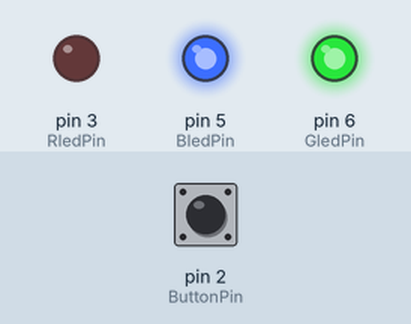
Recording of a sketch running on a simulated Arduino Uno, built with avr-gcc and run on an emulated ATmega328P. Shown: output pins drawn as LEDs (lit = HIGH). The test bench sets the inputs (shaded band); at power-on: pin 2 (ButtonPin) HIGH.

Above: at 1.2 s.
1.3 s: pin 2 (ButtonPin) pulled LOW for 1 s
At 2.87 s:
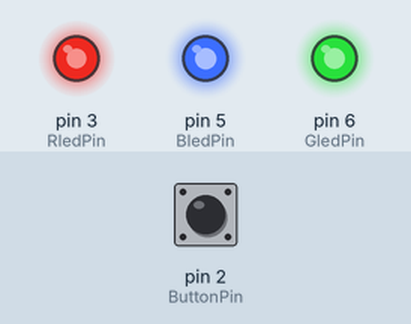
At 3.79 s:
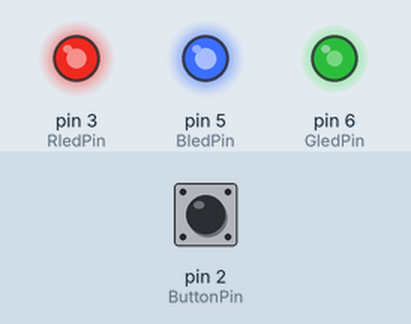
4.3 s: pin 2 (ButtonPin) pulled LOW for 3.2 s
At 4.69 s:
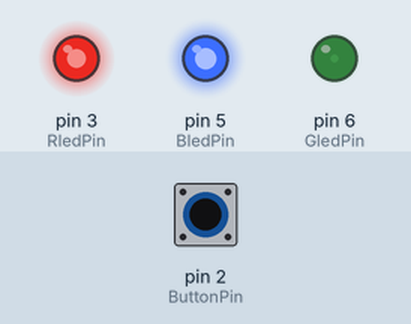
Timing chart, 0 to 15.0 s (numbered marks = the images above; inputs shaded):
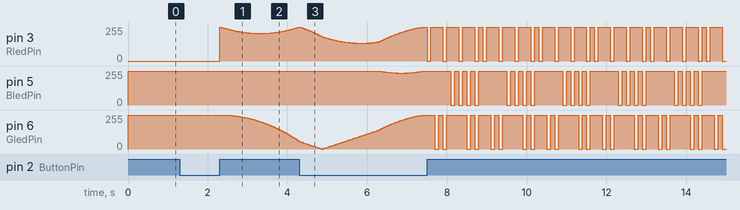

The sketch:

1014.ino
```cpp
const int ButtonPin = 2;
const int RledPin = 3;
const int GledPin = 6;
const int BledPin = 5;

// --- 模式定義 ---
// 0: 單色模式 (Short Press Mode)
// 1: 呼吸漸變模式 (Breathing Mode)
// 2: 顏色閃爍模式 (Flash Mode)
int currentMode = 0;

// --- 按鈕狀態相關變數 ---
int currentButtonReading = 0;
bool ButtonPressed = false;
// *** 新增：追蹤長按是否成立，以避免短按誤觸 ***
bool longPressTriggered = false;
unsigned long buttonPressStartTime = 0;
const long LONG_PRESS_THRESHOLD = 1000; // 長按閾值 1 秒

// --- 顏色索引與模式變數 ---
int currentLedColorIndex = 1; // 單色模式下的當前顏色

// --- 呼吸燈效果變數 ---
int brightness = 0;      // LED 亮度 (0-255)
int fadeAmount = 5;
unsigned long lastFadeTime = 0;
const int FADE_INTERVAL = 50; // 亮度改變的間隔 (毫秒)

// --- 顏色漸變專用變數 (呼吸模式使用) ---
int colorCycleIndex = 1;
int nextColorCycleIndex = 2;
unsigned long colorFadeStartTime = 0;
const long COLOR_FADE_DURATION = 2000;
float fadeProgress = 0.0;

// --- 顏色閃爍專用變數 (閃爍模式使用) ---
unsigned long lastFlashTime = 0;
const int FLASH_ON_TIME = 100; // 閃爍開啟時間 (毫秒)
const int FLASH_OFF_TIME = 100; // 閃爍關閉時間 (毫秒)
bool flashState = false;
int flashColorIndex = 1;


// 顏色數據表：定義 1-7 顏色組合的 R, G, B 組成
int colorPresets[8][3] = {
  // R G B
  {0, 0, 0}, // 0: 關閉 (未使用)
  {1, 0, 0}, // 1: 紅色
  {0, 1, 0}, // 2: 綠色
  {1, 1, 0}, // 3: 黃色
  {0, 0, 1}, // 4: 藍色
  {1, 0, 1}, // 5: 品紅色
  {0, 1, 1}, // 6: 青色
  {1, 1, 1}  // 7: 白色 (全亮)
};

void setup() {
  pinMode(RledPin, OUTPUT);
  pinMode(GledPin, OUTPUT);
  pinMode(BledPin, OUTPUT);
  pinMode(ButtonPin, INPUT_PULLUP); // 按鈕接 GND，LOW 為按下

  // 初始化 LED 為第一個顏色 (紅燈，全亮)
  setSolidColor(currentLedColorIndex, 255);
}

void loop() {
  unsigned long currentTime = millis();
  currentButtonReading = digitalRead(ButtonPin);

  // --- 1. 按下按鈕的起始處理 ---
  if (currentButtonReading == LOW && !ButtonPressed) {
    buttonPressStartTime = currentTime;
    ButtonPressed = true;
    longPressTriggered = false; // 每次按下都重置長按狀態
  }

  // --- 2. 持續按住時的長按偵測 ---
  // 當按住超過閾值，設置 longPressTriggered 為 true
  if (currentButtonReading == LOW && ButtonPressed && !longPressTriggered &&
      (currentTime - buttonPressStartTime >= LONG_PRESS_THRESHOLD)) {

    longPressTriggered = true; // 標記為長按事件
  }

  // --- 3. 放開按鈕的最終處理 ---
  if (currentButtonReading == HIGH && ButtonPressed) {

    if (longPressTriggered) {
      // **長按處理：切換模式**

      currentMode++;
      if (currentMode > 2) { // 0 -> 1 -> 2 -> 0 循環
        currentMode = 0;
      }

      // 模式切換時的初始化
      if (currentMode == 0) {
        // 模式 0: 回到單色模式，顯示當前顏色
        setSolidColor(currentLedColorIndex, 255);
      } else if (currentMode == 1) {
        // 模式 1: 進入呼吸模式，初始化呼吸與漸變參數
        colorCycleIndex = currentLedColorIndex;
        nextColorCycleIndex = (colorCycleIndex % 7) + 1;
        colorFadeStartTime = currentTime;
        brightness = 0;
        fadeAmount = 5;
        lastFadeTime = currentTime;
      } else if (currentMode == 2) {
        // 模式 2: 進入閃爍模式，初始化閃爍參數
        flashColorIndex = 1;
        flashState = true;
        lastFlashTime = currentTime;
      }

    } else {
      // **短按處理：僅在單色模式下切換顏色**
      // 注意：pressDuration < LONG_PRESS_THRESHOLD
      if (currentMode == 0) {
        currentLedColorIndex++;
        if (currentLedColorIndex > 7) {
          currentLedColorIndex = 1;
        }
        setSolidColor(currentLedColorIndex, 255);
      }
    }

    // 清理狀態
    ButtonPressed = false;
    longPressTriggered = false;
  }

  // --- 4. 根據當前模式執行效果 ---
  if (currentMode == 1) {
    handleBreathingMode(currentTime);
  } else if (currentMode == 2) {
    handleFlashMode(currentTime);
  }
  // 模式 0 (單色模式) 不需額外呼叫函數
}

// --- 模式 1 呼吸漸變處理函數 (不變) ---
void handleBreathingMode(unsigned long currentTime) {

  if (currentTime - lastFadeTime >= FADE_INTERVAL) {
    brightness += fadeAmount;
    if (brightness <= 0 || brightness >= 255) {
      fadeAmount = -fadeAmount;
      if (brightness <= 0) brightness = 0;
      if (brightness >= 255) brightness = 255;
    }
    lastFadeTime = currentTime;
  }

  fadeProgress = (float)(currentTime - colorFadeStartTime) / COLOR_FADE_DURATION;

  if (fadeProgress >= 1.0) {
    colorCycleIndex = nextColorCycleIndex;
    nextColorCycleIndex = (colorCycleIndex % 7) + 1;
    colorFadeStartTime = currentTime;
    fadeProgress = 0.0;
  }

  crossFadeLedColor(colorCycleIndex, nextColorCycleIndex, brightness, fadeProgress);
}


// --- 模式 2 顏色閃爍處理函數 (不變) ---
void handleFlashMode(unsigned long currentTime) {
  if (flashState) {
    // 狀態為亮 (ON)
    if (currentTime - lastFlashTime >= FLASH_ON_TIME) {
      flashState = false;
      lastFlashTime = currentTime;
      setSolidColor(0, 0); // 設置為全滅 (使用 index 0)
    } else {
      setSolidColor(flashColorIndex, 255);
    }
  } else {
    // 狀態為滅 (OFF)
    if (currentTime - lastFlashTime >= FLASH_OFF_TIME) {
      flashState = true;
      lastFlashTime = currentTime;

      // 準備下一個閃爍顏色
      flashColorIndex++;
      if (flashColorIndex > 7) {
        flashColorIndex = 1;
      }
    }
  }
}


// --- 輔助函數：設置單一顏色的亮度 (不變) ---
void setSolidColor(int ledColorIndex, int brightnessValue) {
  int R_comp = colorPresets[ledColorIndex][0];
  int G_comp = colorPresets[ledColorIndex][1];
  int B_comp = colorPresets[ledColorIndex][2];

  int R_out = R_comp * brightnessValue;
  int G_out = G_comp * brightnessValue;
  int B_out = B_comp * brightnessValue;

  // 共陽極 LED 反轉輸出 (255 - 亮度)
  analogWrite(RledPin, 255 - R_out);
  analogWrite(GledPin, 255 - G_out);
  analogWrite(BledPin, 255 - B_out);
}


// --- 輔助函數：顏色交叉淡化 (不變) ---
void crossFadeLedColor(int colorA_idx, int colorB_idx, int totalBrightness, float progress) {

  int R_final = 0;
  int G_final = 0;
  int B_final = 0;

  float weightA = 1.0 - progress;
  float weightB = progress;

  for (int i = 0; i < 3; i++) {
    float A_contrib = colorPresets[colorA_idx][i] * weightA;
    float B_contrib = colorPresets[colorB_idx][i] * weightB;

    float combined_comp = min(1.0, A_contrib + B_contrib);

    int output_value = (int)(combined_comp * totalBrightness);

    if (i == 0) R_final = output_value;
    else if (i == 1) G_final = output_value;
    else if (i == 2) B_final = output_value;
  }

  analogWrite(RledPin, 255 - R_final);
  analogWrite(GledPin, 255 - G_final);
  analogWrite(BledPin, 255 - B_final);
}
```

Measured:
- after the input at 1.3 s, pin 6 (GledPin): moves from 255/255 to 61/255 over 1.8 s, starting after 1.1 s
